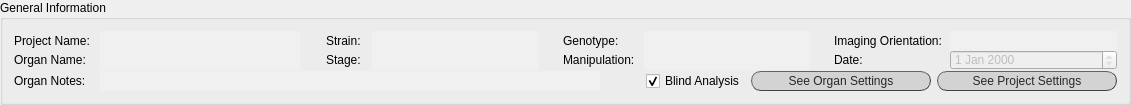
       <widget class="QGroupBox" name="groupBox_3">
        <property name="minimumSize">
         <size>
          <width>0</width>
          <height>105</height>
         </size>
        </property>
        <property name="maximumSize">
         <size>
          <width>16777215</width>
          <height>105</height>
         </size>
        </property>
        <property name="title">
         <string>General Information</string>
        </property>
        <layout class="QVBoxLayout" name="verticalLayout">
         <item>
          <layout class="QGridLayout" name="gridLayout_2">
           <property name="verticalSpacing">
            <number>4</number>
           </property>
           <item row="0" column="8">
            <spacer name="verticalSpacer_6">
             <property name="orientation">
              <enum>Qt::Vertical</enum>
             </property>
             <property name="sizeHint" stdset="0">
              <size>
               <width>18</width>
               <height>40</height>
              </size>
             </property>
            </spacer>
           </item>
           <item row="0" column="9">
            <widget class="QLabel" name="lab_ch1_3">
             <property name="sizePolicy">
              <sizepolicy hsizetype="Fixed" vsizetype="Fixed">
               <horstretch>0</horstretch>
               <verstretch>0</verstretch>
              </sizepolicy>
             </property>
             <property name="minimumSize">
              <size>
               <width>110</width>
               <height>20</height>
              </size>
             </property>
             <property name="maximumSize">
              <size>
               <width>110</width>
               <height>20</height>
              </size>
             </property>
             <property name="styleSheet">
              <string notr="true">font: 25 10pt &quot;Calibri Light&quot;;</string>
             </property>
             <property name="text">
              <string>Imaging Orientation: </string>
             </property>
            </widget>
           </item>
           <item row="0" column="6">
            <widget class="QLabel" name="lab_proj_name_11">
             <property name="minimumSize">
              <size>
               <width>75</width>
               <height>20</height>
              </size>
             </property>
             <property name="maximumSize">
              <size>
               <width>75</width>
               <height>20</height>
              </size>
             </property>
             <property name="styleSheet">
              <string notr="true">font: 25 10pt &quot;Calibri Light&quot;;</string>
             </property>
             <property name="text">
              <string>Genotype:</string>
             </property>
            </widget>
           </item>
           <item row="1" column="8">
            <spacer name="verticalSpacer_5">
             <property name="orientation">
              <enum>Qt::Vertical</enum>
             </property>
             <property name="sizeHint" stdset="0">
              <size>
               <width>18</width>
               <height>40</height>
              </size>
             </property>
            </spacer>
           </item>
           <item row="1" column="10">
            <widget class="QDateEdit" name="dateEdit">
             <property name="enabled">
              <bool>false</bool>
             </property>
             <property name="minimumSize">
              <size>
               <width>0</width>
               <height>20</height>
              </size>
             </property>
             <property name="maximumSize">
              <size>
               <width>16777215</width>
               <height>20</height>
              </size>
             </property>
             <property name="focusPolicy">
              <enum>Qt::NoFocus</enum>
             </property>
             <property name="styleSheet">
              <string notr="true">font: 25 9pt &quot;Calibri Light&quot;;</string>
             </property>
             <property name="readOnly">
              <bool>true</bool>
             </property>
            </widget>
           </item>
           <item row="1" column="3">
            <widget class="QLabel" name="lab_proj_name_9">
             <property name="minimumSize">
              <size>
               <width>40</width>
               <height>20</height>
              </size>
             </property>
             <property name="maximumSize">
              <size>
               <width>40</width>
               <height>20</height>
              </size>
             </property>
             <property name="styleSheet">
              <string notr="true">font: 25 10pt &quot;Calibri Light&quot;;</string>
             </property>
             <property name="text">
              <string>Stage:</string>
             </property>
            </widget>
           </item>
           <item row="1" column="0">
            <widget class="QLabel" name="lab_proj_name_7">
             <property name="minimumSize">
              <size>
               <width>80</width>
               <height>20</height>
              </size>
             </property>
             <property name="maximumSize">
              <size>
               <width>80</width>
               <height>20</height>
              </size>
             </property>
             <property name="styleSheet">
              <string notr="true">font: 25 10pt &quot;Calibri Light&quot;;</string>
             </property>
             <property name="text">
              <string>Organ Name:</string>
             </property>
            </widget>
           </item>
           <item row="0" column="10">
            <widget class="QLabel" name="lineEdit_im_orientation">
             <property name="minimumSize">
              <size>
               <width>120</width>
               <height>20</height>
              </size>
             </property>
             <property name="maximumSize">
              <size>
               <width>16777215</width>
               <height>20</height>
              </size>
             </property>
             <property name="styleSheet">
              <string notr="true">font: 25 9pt &quot;Calibri Light&quot;;
background-color: rgb(240, 240, 240);
color: rgb(100, 100, 100);</string>
             </property>
             <property name="text">
              <string/>
             </property>
            </widget>
           </item>
           <item row="1" column="6">
            <widget class="QLabel" name="lab_proj_name_16">
             <property name="minimumSize">
              <size>
               <width>75</width>
               <height>20</height>
              </size>
             </property>
             <property name="maximumSize">
              <size>
               <width>75</width>
               <height>20</height>
              </size>
             </property>
             <property name="styleSheet">
              <string notr="true">font: 25 10pt &quot;Calibri Light&quot;;</string>
             </property>
             <property name="text">
              <string>Manipulation:</string>
             </property>
            </widget>
           </item>
           <item row="1" column="5">
            <spacer name="verticalSpacer_4">
             <property name="orientation">
              <enum>Qt::Vertical</enum>
             </property>
             <property name="sizeHint" stdset="0">
              <size>
               <width>18</width>
               <height>40</height>
              </size>
             </property>
            </spacer>
           </item>
           <item row="1" column="9">
            <widget class="QLabel" name="lab_ch1_5">
             <property name="sizePolicy">
              <sizepolicy hsizetype="Fixed" vsizetype="Fixed">
               <horstretch>0</horstretch>
               <verstretch>0</verstretch>
              </sizepolicy>
             </property>
             <property name="minimumSize">
              <size>
               <width>110</width>
               <height>20</height>
              </size>
             </property>
             <property name="maximumSize">
              <size>
               <width>110</width>
               <height>20</height>
              </size>
             </property>
             <property name="styleSheet">
              <string notr="true">font: 25 10pt &quot;Calibri Light&quot;;</string>
             </property>
             <property name="text">
              <string>Date:</string>
             </property>
            </widget>
           </item>
           <item row="1" column="4">
            <widget class="QLabel" name="lineEdit_stage">
             <property name="minimumSize">
              <size>
               <width>150</width>
               <height>20</height>
              </size>
             </property>
             <property name="maximumSize">
              <size>
               <width>16777215</width>
               <height>20</height>
              </size>
             </property>
             <property name="styleSheet">
              <string notr="true">font: 25 9pt &quot;Calibri Light&quot;;
background-color: rgb(240, 240, 240);
color: rgb(100, 100, 100);</string>
             </property>
             <property name="text">
              <string/>
             </property>
            </widget>
           </item>
           <item row="0" column="7">
            <widget class="QLabel" name="lineEdit_genotype">
             <property name="minimumSize">
              <size>
               <width>120</width>
               <height>20</height>
              </size>
             </property>
             <property name="maximumSize">
              <size>
               <width>16777215</width>
               <height>20</height>
              </size>
             </property>
             <property name="styleSheet">
              <string notr="true">font: 25 9pt &quot;Calibri Light&quot;;
background-color: rgb(240, 240, 240);
color: rgb(100, 100, 100);</string>
             </property>
             <property name="text">
              <string/>
             </property>
            </widget>
           </item>
           <item row="0" column="0">
            <widget class="QLabel" name="lab_proj_name">
             <property name="minimumSize">
              <size>
               <width>80</width>
               <height>20</height>
              </size>
             </property>
             <property name="maximumSize">
              <size>
               <width>80</width>
               <height>20</height>
              </size>
             </property>
             <property name="styleSheet">
              <string notr="true">font: 25 10pt &quot;Calibri Light&quot;;</string>
             </property>
             <property name="text">
              <string>Project Name: </string>
             </property>
            </widget>
           </item>
           <item row="1" column="2">
            <spacer name="verticalSpacer_2">
             <property name="orientation">
              <enum>Qt::Vertical</enum>
             </property>
             <property name="sizeHint" stdset="0">
              <size>
               <width>20</width>
               <height>40</height>
              </size>
             </property>
            </spacer>
           </item>
           <item row="0" column="5">
            <spacer name="verticalSpacer_3">
             <property name="orientation">
              <enum>Qt::Vertical</enum>
             </property>
             <property name="sizeHint" stdset="0">
              <size>
               <width>18</width>
               <height>40</height>
              </size>
             </property>
            </spacer>
           </item>
           <item row="0" column="3">
            <widget class="QLabel" name="lab_proj_name_8">
             <property name="minimumSize">
              <size>
               <width>40</width>
               <height>20</height>
              </size>
             </property>
             <property name="maximumSize">
              <size>
               <width>40</width>
               <height>20</height>
              </size>
             </property>
             <property name="styleSheet">
              <string notr="true">font: 25 10pt &quot;Calibri Light&quot;;</string>
             </property>
             <property name="text">
              <string>Strain:</string>
             </property>
            </widget>
           </item>
           <item row="0" column="4">
            <widget class="QLabel" name="lineEdit_strain">
             <property name="minimumSize">
              <size>
               <width>150</width>
               <height>20</height>
              </size>
             </property>
             <property name="maximumSize">
              <size>
               <width>16777215</width>
               <height>20</height>
              </size>
             </property>
             <property name="styleSheet">
              <string notr="true">font: 25 9pt &quot;Calibri Light&quot;;
background-color: rgb(240, 240, 240);
color: rgb(100, 100, 100);</string>
             </property>
             <property name="text">
              <string/>
             </property>
            </widget>
           </item>
           <item row="0" column="1">
            <widget class="QLabel" name="lineEdit_proj_name">
             <property name="minimumSize">
              <size>
               <width>200</width>
               <height>20</height>
              </size>
             </property>
             <property name="maximumSize">
              <size>
               <width>16777215</width>
               <height>20</height>
              </size>
             </property>
             <property name="styleSheet">
              <string notr="true">font: 25 9pt &quot;Calibri Light&quot;;
background-color: rgb(240, 240, 240);
color: rgb(100, 100, 100);</string>
             </property>
             <property name="text">
              <string/>
             </property>
            </widget>
           </item>
           <item row="1" column="1">
            <widget class="QLabel" name="lineEdit_user_organName">
             <property name="minimumSize">
              <size>
               <width>200</width>
               <height>20</height>
              </size>
             </property>
             <property name="maximumSize">
              <size>
               <width>16777215</width>
               <height>20</height>
              </size>
             </property>
             <property name="styleSheet">
              <string notr="true">font: 25 9pt &quot;Calibri Light&quot;;
background-color: rgb(240, 240, 240);
color: rgb(100, 100, 100);</string>
             </property>
             <property name="text">
              <string/>
             </property>
            </widget>
           </item>
           <item row="1" column="7">
            <widget class="QLabel" name="lineEdit_manipulation">
             <property name="minimumSize">
              <size>
               <width>120</width>
               <height>20</height>
              </size>
             </property>
             <property name="maximumSize">
              <size>
               <width>16777215</width>
               <height>20</height>
              </size>
             </property>
             <property name="styleSheet">
              <string notr="true">font: 25 9pt &quot;Calibri Light&quot;;
background-color: rgb(240, 240, 240);
color: rgb(100, 100, 100);</string>
             </property>
             <property name="text">
              <string/>
             </property>
            </widget>
           </item>
           <item row="0" column="2">
            <spacer name="verticalSpacer">
             <property name="orientation">
              <enum>Qt::Vertical</enum>
             </property>
             <property name="sizeHint" stdset="0">
              <size>
               <width>20</width>
               <height>40</height>
              </size>
             </property>
            </spacer>
           </item>
          </layout>
         </item>
         <item>
          <layout class="QHBoxLayout" name="horizontalLayout_4">
           <item>
            <widget class="QLabel" name="lab_ref_notes_4">
             <property name="minimumSize">
              <size>
               <width>80</width>
               <height>20</height>
              </size>
             </property>
             <property name="maximumSize">
              <size>
               <width>80</width>
               <height>20</height>
              </size>
             </property>
             <property name="styleSheet">
              <string notr="true">font: 25 10pt &quot;Calibri Light&quot;;</string>
             </property>
             <property name="text">
              <string>Organ Notes: </string>
             </property>
            </widget>
           </item>
           <item>
            <widget class="QLabel" name="lineEdit_user_organNotes">
             <property name="minimumSize">
              <size>
               <width>500</width>
               <height>20</height>
              </size>
             </property>
             <property name="maximumSize">
              <size>
               <width>16777215</width>
               <height>20</height>
              </size>
             </property>
             <property name="styleSheet">
              <string notr="true">font: 25 9pt &quot;Calibri Light&quot;;
background-color: rgb(240, 240, 240);
color: rgb(100, 100, 100);</string>
             </property>
             <property name="text">
              <string/>
             </property>
            </widget>
           </item>
           <item>
            <spacer name="horizontalSpacer_2">
             <property name="orientation">
              <enum>Qt::Horizontal</enum>
             </property>
             <property name="sizeHint" stdset="0">
              <size>
               <width>40</width>
               <height>20</height>
              </size>
             </property>
            </spacer>
           </item>
           <item>
            <widget class="QCheckBox" name="cB_blind">
             <property name="sizePolicy">
              <sizepolicy hsizetype="Fixed" vsizetype="Fixed">
               <horstretch>0</horstretch>
               <verstretch>0</verstretch>
              </sizepolicy>
             </property>
             <property name="minimumSize">
              <size>
               <width>95</width>
               <height>20</height>
              </size>
             </property>
             <property name="maximumSize">
              <size>
               <width>16777215</width>
               <height>20</height>
              </size>
             </property>
             <property name="layoutDirection">
              <enum>Qt::LeftToRight</enum>
             </property>
             <property name="styleSheet">
              <string notr="true">font: 25 10pt &quot;Calibri Light&quot;;</string>
             </property>
             <property name="text">
              <string>Blind Analysis</string>
             </property>
             <property name="checked">
              <bool>true</bool>
             </property>
            </widget>
           </item>
           <item>
            <widget class="QPushButton" name="button_see_organ_settings">
             <property name="minimumSize">
              <size>
               <width>180</width>
               <height>20</height>
              </size>
             </property>
             <property name="maximumSize">
              <size>
               <width>180</width>
               <height>20</height>
              </size>
             </property>
             <property name="mouseTracking">
              <bool>true</bool>
             </property>
             <property name="focusPolicy">
              <enum>Qt::ClickFocus</enum>
             </property>
             <property name="autoFillBackground">
              <bool>false</bool>
             </property>
             <property name="styleSheet">
              <string notr="true">QPushButton{border-radius:10px;
border-width: 1px;
border-style: outset;
border-color: rgb(66, 66, 66);
background-color: rgb(211, 211, 211);
color: rgb(39, 39, 39);
font: 10pt &quot;Calibri Light&quot;;}

QPushButton:hover{
background-color: #eb6fbd;
border-color: #672146
}</string>
             </property>
             <property name="text">
              <string>See Organ Settings</string>
             </property>
             <property name="checkable">
              <bool>true</bool>
             </property>
            </widget>
           </item>
           <item>
            <widget class="QPushButton" name="button_see_proj_settings">
             <property name="sizePolicy">
              <sizepolicy hsizetype="Fixed" vsizetype="Fixed">
               <horstretch>0</horstretch>
               <verstretch>0</verstretch>
              </sizepolicy>
             </property>
             <property name="minimumSize">
              <size>
               <width>180</width>
               <height>20</height>
              </size>
             </property>
             <property name="maximumSize">
              <size>
               <width>180</width>
               <height>20</height>
              </size>
             </property>
             <property name="sizeIncrement">
              <size>
               <width>180</width>
               <height>20</height>
              </size>
             </property>
             <property name="mouseTracking">
              <bool>true</bool>
             </property>
             <property name="focusPolicy">
              <enum>Qt::ClickFocus</enum>
             </property>
             <property name="autoFillBackground">
              <bool>false</bool>
             </property>
             <property name="styleSheet">
              <string notr="true">QPushButton{border-radius:10px;
border-width: 1px;
border-style: outset;
border-color: rgb(66, 66, 66);
background-color: rgb(211, 211, 211);
color: rgb(39, 39, 39);
font: 10pt &quot;Calibri Light&quot;;}

QPushButton:hover{
background-color: #eb6fbd;
border-color: #672146
}</string>
             </property>
             <property name="text">
              <string>See Project Settings</string>
             </property>
             <property name="checkable">
              <bool>true</bool>
             </property>
            </widget>
           </item>
          </layout>
         </item>
        </layout>
       </widget>
